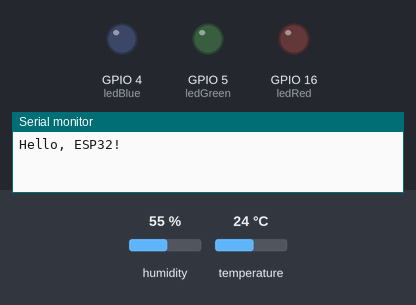
A sketch run on a simulated ESP32. On the bench: output pins drawn as LEDs (lit = HIGH), the last lines printed to the serial monitor. The test bench sets the inputs (shaded band); at power-on: humidity 55 %, temperature 24 °C. WiFi joins after 1.5 s; servers stay silent unless stated; random numbers use the default seed unless the sketch sets one.

Above: at 0.1 s.
At 2.18 s:
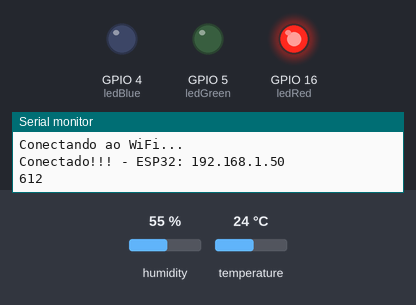
Timing chart, 0 to 42.0 s (numbered marks = the images above):
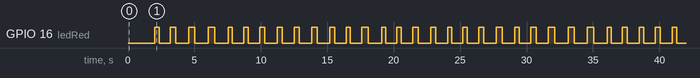

The sketch:

free-rtos-esp32.ino
```cpp
#include <stdio.h>
#include "freertos/FreeRTOS.h"
#include "freertos/task.h"
#include "driver/gpio.h"
#include "sdkconfig.h"
#include <WiFi.h>
#include <ESPAsyncWebServer.h>
#include <ArduinoJson.h>
#include <DFRobot_DHT11.h>
DFRobot_DHT11 DHT;

//#DEFINES
#define ledRed 16
#define ledGreen 5
#define ledBlue 4
#define dht11 3

//VARS
AsyncWebServer server(80);
const char *ssid = "Rosemary";
const char *password = "996529424";

float temperature, humidity, heartBeats = 0;

//FUNCTIONS

void wifiConnection() {
  WiFi.begin(ssid, password);
  while (WiFi.status() != WL_CONNECTED) {
    delay(1000);
    Serial.println("Conectando ao WiFi...");
  }

  Serial.print("Conectado!!! - ESP32: ");
  Serial.println(WiFi.localIP());
}

void initPins() {
  Serial.begin(115200);
  Serial.println("Hello, ESP32!");

  pinMode(ledRed, OUTPUT);
  pinMode(ledGreen, OUTPUT);
  pinMode(ledBlue, OUTPUT);

  //define todos os leds como desligados
  digitalWrite(ledGreen, LOW);
  digitalWrite(ledGreen, LOW);
  digitalWrite(ledBlue, LOW);
}

void getTemperatureAndHumidity() {
  //Faz a leitura da temperatura e umidade
  DHT.read(dht11);
  temperature = DHT.temperature;
  humidity = DHT.humidity;
}

void getHeartBeats() {

  // Gera um valor simulado de ritmo cardíaco entre 60 e 100 batimentos por minuto
  int heartRate = random(60, 101);

  // Calcula o período de um batimento cardíaco em milissegundos
  int heartbeatPeriod = 60000 / heartRate;
  Serial.println(heartbeatPeriod);

  // Liga o LED para simular um batimento cardíaco
  digitalWrite(ledRed, HIGH);
  vTaskDelay((heartbeatPeriod / 2) / portTICK_PERIOD_MS);  // Metade do período
  digitalWrite(ledRed, LOW);
  vTaskDelay((heartbeatPeriod / 2) / portTICK_PERIOD_MS);  // Metade do período

  Serial.print("Ritmo cardíaco simulado: ");
  Serial.println(heartRate);

  heartBeats = heartRate;
}

//TASKS
TaskHandle_t taskGetSensorValues = NULL;
TaskHandle_t taskSendJson = NULL;


void getSensorValues(void *arg) {

  while (1) {
    getTemperatureAndHumidity();
    getHeartBeats();

    vTaskDelay(500 / portTICK_PERIOD_MS);
  }
}

void sendJson(void *arg) {
  while (1) {

    server.on("/json", HTTP_GET, [](AsyncWebServerRequest *request) {
    // Cria um objeto JSON com os valores recebidos
      DynamicJsonDocument doc(1024);
      doc["bpm"] = heartBeats;
      doc["temperature"] = temperature;
      doc["humidity"] = humidity;

      // Serializa JSON para string
      String jsonStr;
      serializeJson(doc, jsonStr);

      request->send(200, "application/json", jsonStr);
    });


    vTaskDelay(1000 / portTICK_PERIOD_MS);  // Envia a cada 1 segundos
  }
}

void initTasks() {
  xTaskCreatePinnedToCore(getSensorValues, "getSensorValues", 4096, NULL, 10, &taskGetSensorValues, 0);
  xTaskCreatePinnedToCore(sendJson, "sendJson", 4096, NULL, 10, &taskSendJson, 1);
}


//PROGRAM
void setup() {
  initPins();
  wifiConnection();
  initTasks();
  server.begin();
}

void loop() {}
```

Measured:
- by itself, GPIO 16 (ledRed): LOW → HIGH at 2.0 s, → LOW 0.31 s later, → HIGH 0.83 s later, → LOW 0.43 s later, … (62 changes in this stretch)
